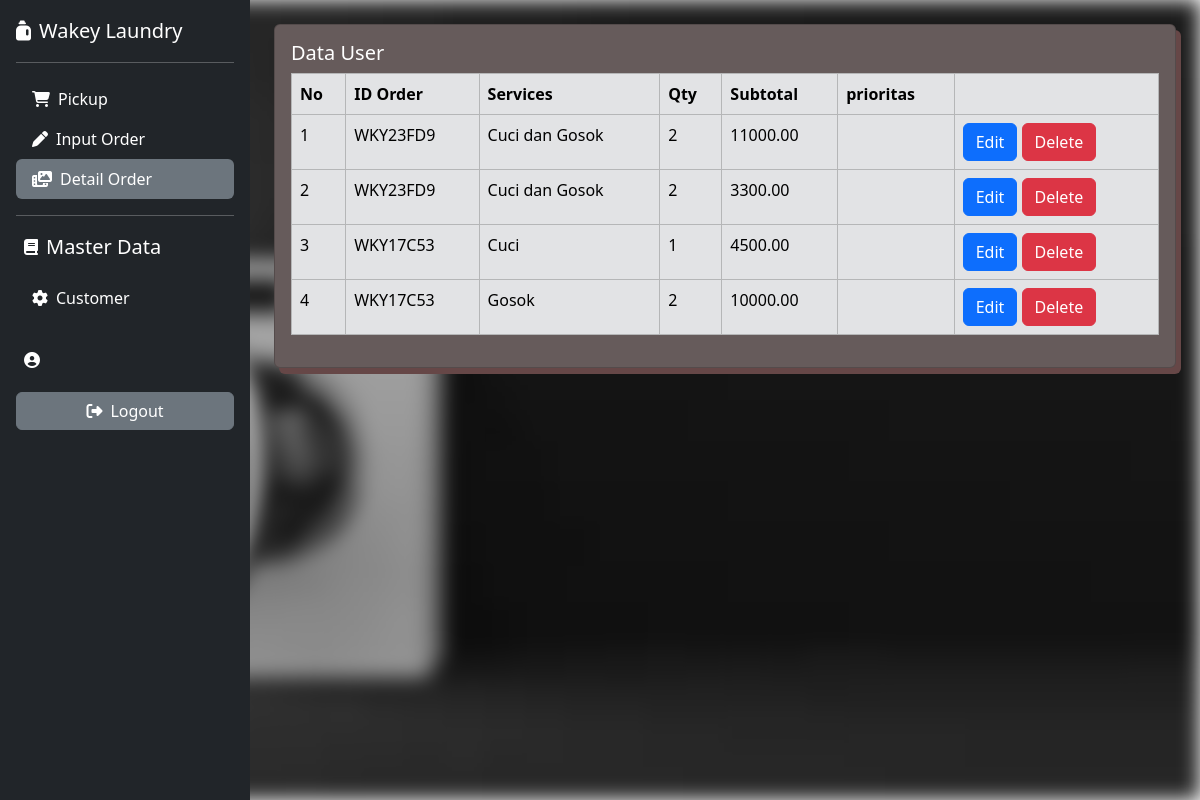
/home.php?page=trans_order_detail, run on the app's committed database.
### tables this page shows
CREATE TABLE `trans_order_detail` (
  `id` int(11) NOT NULL,
  `id_order` int(11) NOT NULL,
  `id_service` int(11) NOT NULL,
  `qty` int(11) NOT NULL,
  `subtotal` double(10,2) NOT NULL,
  `notes` text NOT NULL,
  `created_at` timestamp NOT NULL DEFAULT current_timestamp(),
  `update_at` timestamp NULL DEFAULT NULL ON UPDATE current_timestamp()
);

CREATE TABLE `trans_order` (
  `id` int(11) NOT NULL,
  `id_customer` int(11) NOT NULL,
  `order_code` varchar(50) NOT NULL,
  `order_date` date NOT NULL,
  `order_end_date` date NOT NULL,
  `order_status` tinyint(1) NOT NULL,
  `created_at` timestamp NOT NULL DEFAULT current_timestamp(),
  `update_at` timestamp NULL DEFAULT NULL ON UPDATE current_timestamp(),
  `deleted_at` datetime NOT NULL,
  `order_pay` int(11) NOT NULL,
  `order_change` int(11) NOT NULL,
  `total` int(11) NOT NULL
);

CREATE TABLE `type_of_service` (
  `id` int(11) NOT NULL,
  `service_name` varchar(50) NOT NULL,
  `price` int(11) NOT NULL,
  `description` text NOT NULL,
  `created_at` timestamp NOT NULL DEFAULT current_timestamp(),
  `update_at` timestamp NULL DEFAULT NULL ON UPDATE current_timestamp(),
  `deleted_at` datetime NOT NULL
);

### content/trans_order_detail.php (the view)
<?php
$query = mysqli_query($config, "SELECT trans_order.order_code, trans_order_detail.*, type_of_service.service_name
    FROM trans_order_detail
    LEFT JOIN trans_order ON trans_order_detail.id_order = trans_order.id
    LEFT JOIN type_of_service ON trans_order_detail.id_service = type_of_service.id
    ORDER BY trans_order_detail.id DESC");
$rows = mysqli_fetch_all($query, MYSQLI_ASSOC);
?>
<div class="row">
    <div class="col-12">
        <div class="card">
            <div class="card-body">
                <h5 class="card-title text-white"> Data User</h5>
                <div class="table-responsive">
                    <table class="table table-bordered table-secondary">
                        <thead>
                            <tr>
                                <th>No</th>
                                <th>ID Order</th>
                                <th>Services</th>
                                <th>Qty</th>
                                <th>Subtotal</th>
                                <th>prioritas</th>
                                <th></th>
                            </tr>
                        </thead>
                        <tbody>
                            <?php foreach($rows as $key => $row): ?>
                            <tr>
                                <td><?php echo $key += 1; ?></td>
                                <td><?php echo $row['order_code'] ?></td>
                                <td><?php echo $row['service_name'] ?></td>
                                <td><?php echo $row['qty'] ?></td>
                                <td><?php echo $row['subtotal'] ?></td>
                                <td><?php echo isset($row['update_at']) ? $row['update_at'] : ''  ?></td>
                                <td>
                                    <a href="?page=tambah-trans_order_detail&edit=<?php echo $row ['id']?>"
                                        class="btn btn-primary">Edit</a>
                                    <a onclick="return confirm('bener gak mau dihapus?')"
                                        href="?page=tambah-trans_order_detail&delete=<?php echo $row ['id']?>"
                                        class="btn btn-danger">Delete</a>
                                </td>
                            </tr>
                            <?php endforeach ?>
                        </tbody>
                    </table>
                </div>
            </div>
        </div>
    </div>
</div>

### home.php (shortened to what this page needs)
<!DOCTYPE html>
<html lang="en">
<head>
    <link href="https://cdn.jsdelivr.net/npm/bootstrap@5.3.3/dist/css/bootstrap.min.css" rel="stylesheet">
    <link href="https://cdnjs.cloudflare.com/ajax/libs/font-awesome/6.5.0/css/all.min.css" rel="stylesheet" />
    <link rel="stylesheet" href="assets/css/style.css">
</head>
<body>
    <div class="bg-blur"></div>
    <div class="background d-flex">
        <?php include "inc/sidebar.php"; ?>
        <div class="flex-grow-1 p-4" id="mainContent">
            <?php
                  if (isset($_GET['page'])) {
              if (file_exists("content/" . $_GET['page'] . ".php")) {
              include ('content/' . $_GET['page'] . ".php");
                } else {
                    include 'content/notFound.php';
                  }
          } else {
            include 'content/order_pickup.php';
          }
            ?>
        </div>
    </div>
</body>
</html>

### inc/sidebar.php (shortened to what this page needs)
<?php
$currentPage = isset($_GET['page']) ? $_GET['page'] : '';
?>
<div id="sidebar" class="bg-dark text-white p-3 sidebar ">
    <a href="/" class="d-flex align-items-center mb-3 text-white text-decoration-none">
        <i class="fa-solid fa-jug-detergent fs-5 me-2"></i>
        <span class="fs-5">Wakey Laundry </span>
    </a>
    <hr>
    <ul class="nav nav-pills flex-column mb-auto">
        <li>
            <a href="?page=order_pickup"
                class="nav-link <?= $currentPage == 'order_pickup' ? 'active bg-secondary' : 'text-white' ?>">
                <i class="fa-solid fa-cart-shopping me-2"></i>Pickup
            </a>
        </li>
        <li>
            <a href="?page=trans_order"
                class="nav-link <?= $currentPage == 'trans_order' ? 'active bg-secondary' : 'text-white' ?>">
                <i class="fas fa-pen me-2"></i>Input Order
            </a>
        </li>
        <li>
            <a href="?page=trans_order_detail"
                class="nav-link <?= $currentPage == 'trans_order_detail' ? 'active bg-secondary' : 'text-white' ?>">
                <i class="fas fa-photo-video me-2"></i>Detail Order
            </a>
        </li>
        <hr>
        <a href="/" class="d-flex align-items-center mb-3 text-white text-decoration-none">
            <i class="fa-solid fa-book px-2"></i>
            <span class="fs-5">Master Data</span>
        </a>
        <li>
            <a href="?page=customer"
                class="nav-link <?= $currentPage == 'customer' ? 'active bg-secondary' : 'text-white' ?>">
                <i class="fas fa-cog me-2"></i>Customer
            </a>
        </li>
    <div class="form-check form-switch text-white">
    </div>
    <div class="d-flex align-items-center gap-2 p-2">
        <i class="fa-solid fa-circle-user"></i>
    </div>
    <div class="mt-3">
        <a href="logout.php" class="btn btn-secondary w-100">
            <i class="fas fa-sign-out-alt me-2"></i>Logout
        </a>
    </div>
</div>

### assets/css/style.css (style rules this page uses)
body { position: relative; margin: 0; padding: 0; }
.bg-blur { position: fixed; top: 0; left: 0; width: 100vw; height: 100vh; background-image: url("../img/bg/laundry.jpg"); background-size: cover; background-repeat: repeat; background-position: center; filter: blur(10px); z-index: -1; }
.sidebar { width: 250px; min-height: 100vh; transition: all 0.3s ease; }
.row .card { background-color: rgb(102, 91, 91); box-shadow: 5px 6px rgb(102, 71, 71); }

### data on the page
trans_order_detail: key "1", trans_order.order_code "WKY23FD9", type_of_service.service_name "Cuci dan Gosok", qty "2", subtotal "11000.00"
trans_order_detail: key "2", trans_order.order_code "WKY23FD9", type_of_service.service_name "Cuci dan Gosok", qty "2", subtotal "3300.00"
trans_order_detail: key "3", trans_order.order_code "WKY17C53", type_of_service.service_name "Cuci", qty "1", subtotal "4500.00"
trans_order_detail: key "4", trans_order.order_code "WKY17C53", type_of_service.service_name "Gosok", qty "2", subtotal "10000.00"
